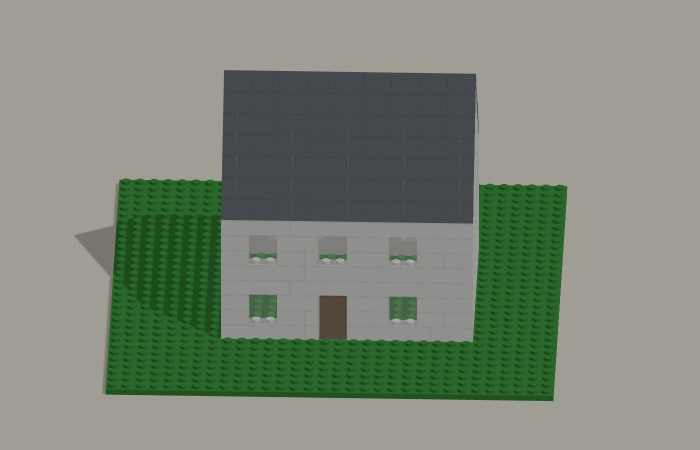
#> input picture klemmbausteine/beispiel-haus/foto_front.jpg, 1400 x 900 px (shown at 1/2 size)
$ python -i mosaik.py   (imports and definitions only)
#> lines starting #> are read from the running program, lines starting #| are printed output that depends on the picture
"""Foto → Mosaik aus 1x1-Platten (BrickLink 3024) in echten Steinfarben, mit Teileliste, Bauabschnitten und Wunschliste."""
import json, sys
from PIL import Image, ImageDraw, ImageOps, ImageEnhance, ImageFilter
import numpy as np

# Farben, die es als 1x1-Platte (3024) gibt: Name, BrickLink-Farbnummer, Hex
PALETTE = [
    ("White", 1, "#F4F4F4"), ("Black", 11, "#212121"), ("Light Bluish Gray", 86, "#A0A5A9"), ("Dark Bluish Gray", 85, "#5B5F66"),
    ("Tan", 2, "#DEC69C"), ("Dark Tan", 69, "#958A73"), ("Reddish Brown", 88, "#5B3A1E"), ("Dark Brown", 120, "#372100"),
    ("Medium Nougat", 150, "#AA7D55"), ("Nougat", 28, "#D09F6B"), ("Light Nougat", 90, "#F6D7B3"), ("Dark Orange", 68, "#A85C14"),
    ("Orange", 4, "#F08F1C"), ("Yellow", 3, "#F7D117"), ("Red", 5, "#B40000"), ("Dark Red", 59, "#6B1F1F"),
    ("Blue", 7, "#0057A6"), ("Dark Blue", 63, "#143044"), ("Green", 6, "#237841"), ("Dark Green", 80, "#184632"),
    ("Lime", 34, "#A5CA18"), ("Sand Green", 48, "#A0BCAC"), ("Bright Pink", 104, "#E4ADC8"), ("Medium Azure", 156, "#36AEBF"),
]
def hex2rgb(h): return tuple(int(h[i:i+2], 16) for i in (1, 3, 5))
def rgb2lab(rgb):
    rgb = np.asarray(rgb, dtype=float) / 255.0
    rgb = np.where(rgb > 0.04045, ((rgb + 0.055) / 1.055) ** 2.4, rgb / 12.92)
    m = np.array([[0.4124, 0.3576, 0.1805], [0.2126, 0.7152, 0.0722], [0.0193, 0.1192, 0.9505]])
    xyz = rgb @ m.T / np.array([0.95047, 1.0, 1.08883])
    f = np.where(xyz > 0.008856, np.cbrt(xyz), 7.787 * xyz + 16 / 116)
    return np.stack([116 * f[..., 1] - 16, 500 * (f[..., 0] - f[..., 1]), 200 * (f[..., 1] - f[..., 2])], axis=-1)

def build(src, n=48, dither=False, out="mosaik", crop=None):
#> called with src = '../beispiel-haus/foto_front.jpg', n = 48, dither = False, out = 'mosaik'
    im = Image.open(src).convert("RGB")
#> im is the input picture: PIL image 1400x900 RGB; mean R, G, B 124.6, 133.4, 118.1
    if crop: im = im.crop(crop)                      # Kopf füllt das Bild, wie bei einem Porträt-Mosaik
    im = ImageOps.fit(im, (n * 3, n * 3), Image.LANCZOS)
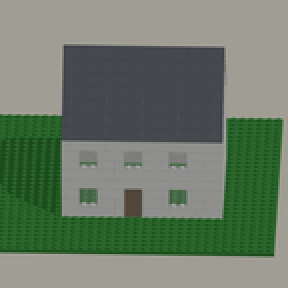
#> im: PIL image 144x144 RGB (shown 2 times larger); mean R, G, B 106.8, 121.4, 103.3
    im = im.filter(ImageFilter.MedianFilter(5))      # Flächen beruhigen, damit Farbflächen zusammenhängen
    im = im.resize((n, n), Image.BOX)
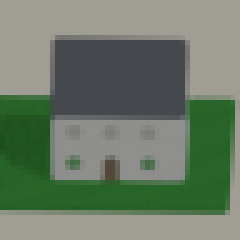
#> im: PIL image 48x48 RGB (shown 5 times larger); mean R, G, B 107.3, 122, 103.7
    im = ImageEnhance.Color(im).enhance(1.1)
    px = np.asarray(im, dtype=float)
    pal_rgb = np.array([hex2rgb(h) for _, _, h in PALETTE], dtype=float); pal_lab = rgb2lab(pal_rgb)
    grid = np.zeros((n, n), dtype=int)
    work = px.copy()
    for y in range(n):
        for x in range(n):
            lab = rgb2lab(np.clip(work[y, x], 0, 255))
            k = int(np.argmin(((pal_lab - lab) ** 2).sum(axis=1))); grid[y, x] = k
            if dither:
                err = work[y, x] - pal_rgb[k]
                for dx, dy, wgt in ((1, 0, 7/16), (-1, 1, 3/16), (0, 1, 5/16), (1, 1, 1/16)):
                    if 0 <= x+dx < n and 0 <= y+dy < n: work[y+dy, x+dx] += err * wgt
#> this loop made 48 passes
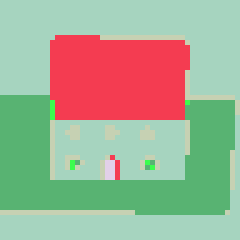
#> grid: shape (48, 48) int64 (shown 5 times larger); 6 distinct labels, from 2 to 19; one colour per label, 0 black
    # Vorschau mit Noppen
    S = 14; pad = 24; W = n * S + 2 * pad
    base = Image.new("RGB", (W, W), (28, 28, 28)); d = ImageDraw.Draw(base)
#> after `base = Image.new('RGB', (W, W), (28, 28, 28))`: base: PIL image 720x720 RGB; every value is 28
    for y in range(n):
        for x in range(n):
            c = hex2rgb(PALETTE[grid[y, x]][2]); x0, y0 = pad + x * S, pad + y * S
            d.rectangle([x0, y0, x0 + S - 1, y0 + S - 1], fill=c)
            hi = tuple(min(255, int(v * 1.12) + 8) for v in c); lo = tuple(int(v * 0.82) for v in c)
            d.ellipse([x0 + 3, y0 + 3, x0 + S - 4, y0 + S - 4], fill=hi, outline=lo)
    base.save(f"{out}_vorschau.png")
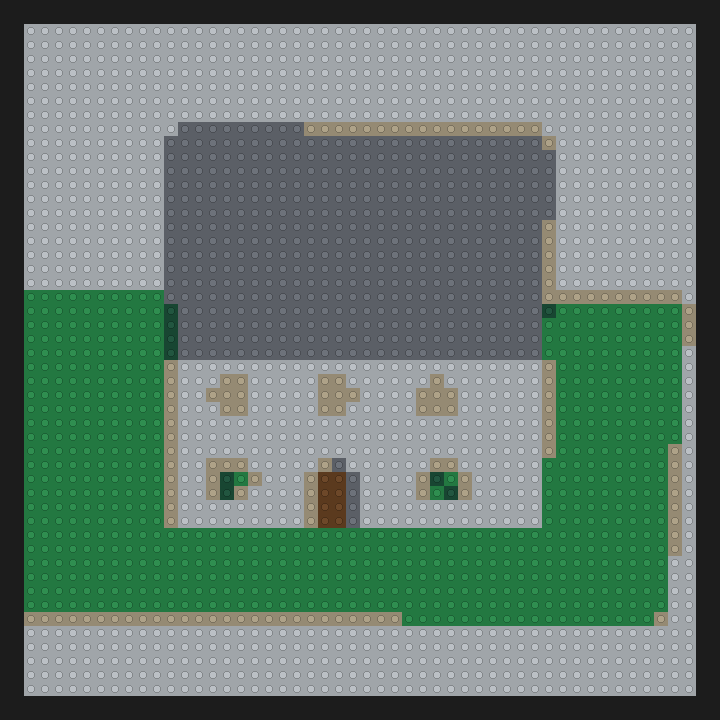
#> saved as mosaik_vorschau.png: PIL image 720x720 RGB; mean R, G, B 102.3, 124.3, 113.1
    # Teileliste
    counts = {}
    for k in grid.flatten(): counts[k] = counts.get(k, 0) + 1
    bom = sorted([{"name": PALETTE[k][0], "bl_color": PALETTE[k][1], "hex": PALETTE[k][2], "qty": v, "part": "3024"} for k, v in counts.items()], key=lambda b: -b["qty"])
    # Bauabschnitte 16x16 wie bei den großen Mosaik-Sets
    sec = 16; sections = []
    for sy in range(n // sec):
        for sx in range(n // sec):
            sub = grid[sy*sec:(sy+1)*sec, sx*sec:(sx+1)*sec]; c = {}
            for k in sub.flatten(): c[PALETTE[k][0]] = c.get(PALETTE[k][0], 0) + 1
            sections.append({"nr": len(sections) + 1, "zeile": sy + 1, "spalte": sx + 1, "farben": dict(sorted(c.items(), key=lambda kv: -kv[1]))})
    # Anleitungsbild für Abschnitt 5 (Mitte): Raster mit Koordinaten
    sy, sx = 1, 1; G = 34; pad2 = 40; Wd = sec * G + pad2 * 2
    page = Image.new("RGB", (Wd, Wd), (244, 241, 234)); d2 = ImageDraw.Draw(page)
#> after `page = Image.new('RGB', (Wd, Wd), (244, 241, 234))`:
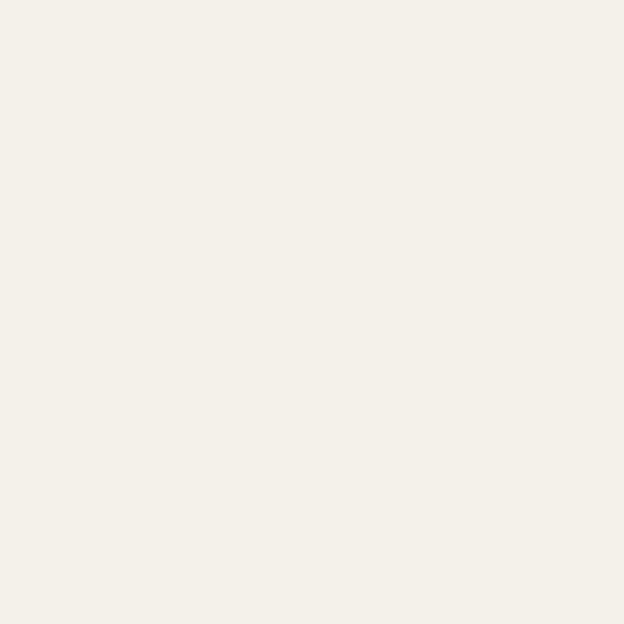
#> page: PIL image 624x624 RGB; mean R, G, B 244, 241, 234
    for y in range(sec):
        for x in range(sec):
            k = grid[sy*sec + y, sx*sec + x]; c = hex2rgb(PALETTE[k][2]); x0, y0 = pad2 + x * G, pad2 + y * G
            d2.rectangle([x0, y0, x0 + G - 1, y0 + G - 1], fill=c, outline=(120, 120, 120))
            d2.ellipse([x0 + 8, y0 + 8, x0 + G - 9, y0 + G - 9], outline=tuple(int(v * 0.8) for v in c))
    for i in range(sec):
        d2.text((pad2 + i * G + G // 2 - 4, 14), str(i + 1), fill=(60, 60, 60)); d2.text((14, pad2 + i * G + G // 2 - 6), chr(65 + i), fill=(60, 60, 60))
    page.save(f"{out}_abschnitt5.png")
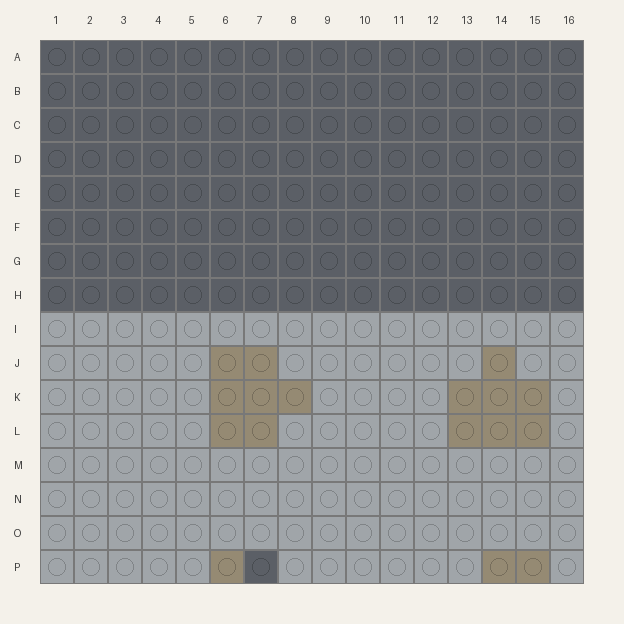
#> saved as mosaik_abschnitt5.png: PIL image 624x624 RGB; mean R, G, B 151.7, 153.3, 154.1
    xml = "<INVENTORY>\n" + "\n".join(f"  <ITEM><ITEMTYPE>P</ITEMTYPE><ITEMID>3024</ITEMID><COLOR>{b['bl_color']}</COLOR><MINQTY>{b['qty']}</MINQTY></ITEM>" for b in bom) + "\n</INVENTORY>\n"
    open(f"{out}-wanted-list.xml", "w").write(xml)
    json.dump({"n": n, "dither": dither, "grid": grid.tolist(), "bom": bom, "sections": sections}, open(f"{out}.json", "w"))
    total = n * n; price = total * 0.06
    print(f"{out}: {n}x{n} = {total} Platten, {len(bom)} Farben, Richtpreis ca. {price:.0f} € plus Grundplatten")
#| mosaik: 48x48 = 2304 Platten, 6 Farben, Richtpreis ca. 138 € plus Grundplatten
    for b in bom: print(f"  {b['qty']:5d}  {b['name']}")
#> this loop made 6 passes
#|    1097  Light Bluish Gray
#|     613  Green
#|     447  Dark Bluish Gray
#|     130  Dark Tan
#|       9  Dark Green
#|       8  Reddish Brown
    return bom

src = sys.argv[1]
# [1 line that did not run here, left out]
# [3 lines not run here, left out]

>>> result = build('../beispiel-haus/foto_front.jpg')

$ run again, on klemmbausteine/beispiel-haus/haus_s09.jpg
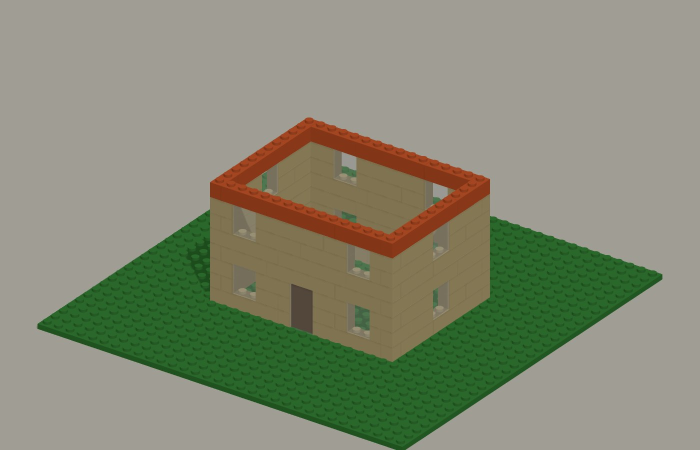
#> input picture klemmbausteine/beispiel-haus/haus_s09.jpg, 1400 x 900 px (shown at 1/2 size)
#> in build, im is the input picture: PIL image 1400x900 RGB; mean R, G, B 133.4, 137.3, 115.8
#> the loop in build, `for y in range(n):` made 48 passes
#> base: PIL image 720x720 RGB; every value is 28
#> in build, `base.save(f"{out}_vorschau.png")`:
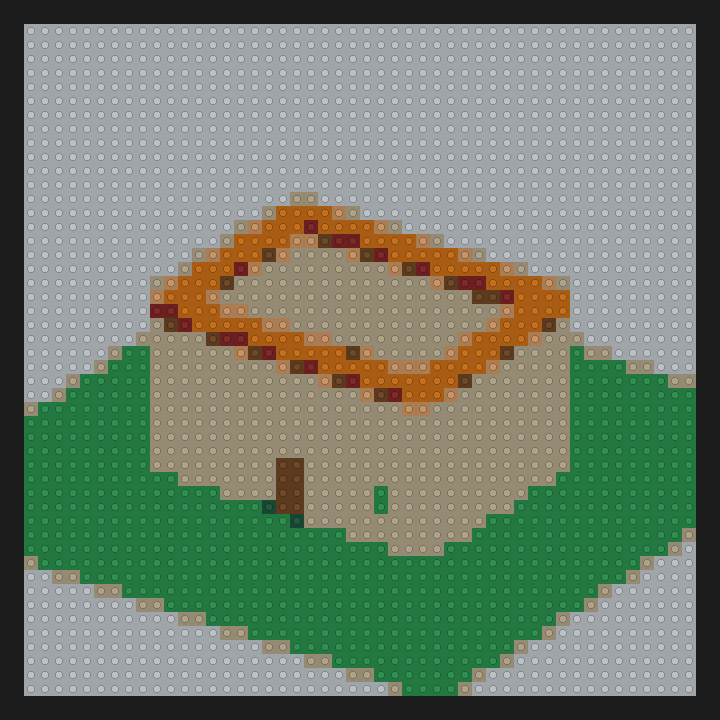
#> saved as mosaik_vorschau.png: PIL image 720x720 RGB; mean R, G, B 115.6, 129.2, 111.9
#> in build, `page.save(f"{out}_abschnitt5.png")`:
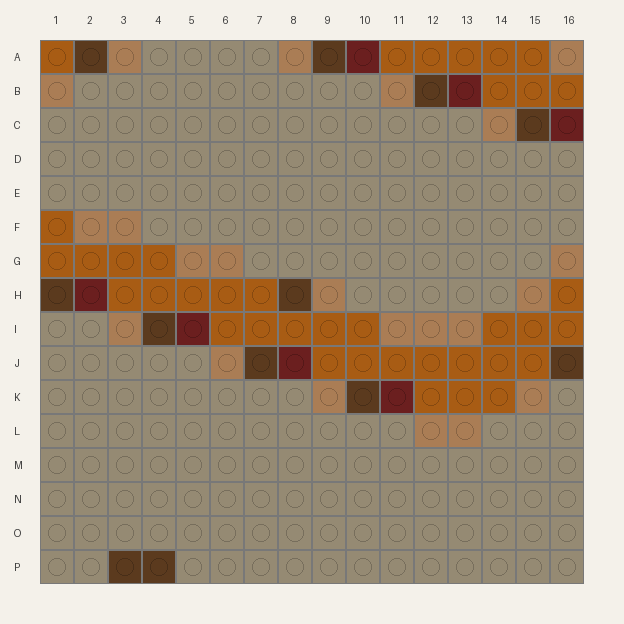
#> saved as mosaik_abschnitt5.png: PIL image 624x624 RGB; mean R, G, B 168.6, 150.3, 127.7
#| mosaik: 48x48 = 2304 Platten, 8 Farben, Richtpreis ca. 138 € plus Grundplatten
#> the loop in build, `for b in bom: print(f"  {b['qty']:5d}  {b['name']}")` made 8 passes
#|    1116  Light Bluish Gray
#|     550  Green
#|     452  Dark Tan
#|      99  Dark Orange
#|      41  Medium Nougat
#> (further printed lines are left out)
